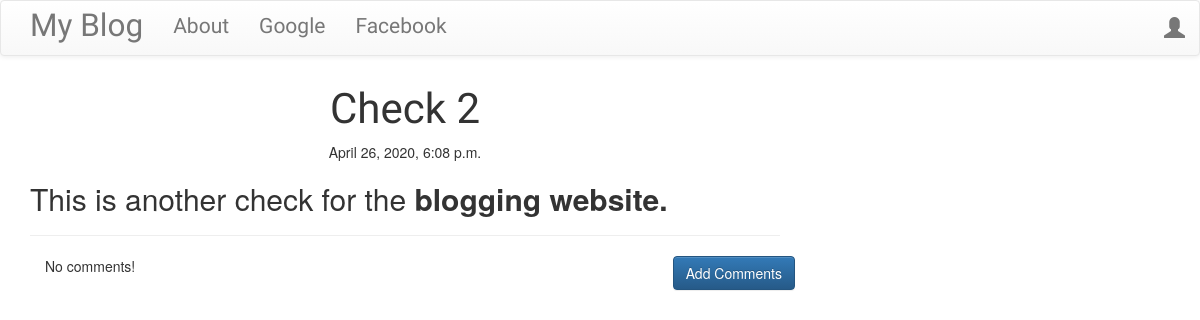
Page /27/ on the committed database.
### blog/models.py (models this page shows, shortened)
class Post(models.Model):
    author = models.ForeignKey('auth.User',on_delete=models.CASCADE)
    title = models.CharField(max_length = 200)
    text = models.TextField()
    created_date = models.DateTimeField(default = timezone.now)
    published_date = models.DateTimeField(blank = True,null = True)

### blog/views.py (the view)
# urls.py: path('<int:pk>/',views.PostDetailView.as_view(),name = 'post_detail'),
class PostDetailView(DetailView):
    model = Post

### blog/templates/blog/post_detail.html (shortened to what this page needs)
{% extends "blog/base.html"%}
{% block content %}
<h1 class = "posttitle loader">{{post.title}}</h1>
{%if post.published_date%}
<div class="date postdate">
  {{post.published_date}}
</div>
{%else%}
<a class="btn btn-default"  href="{% url 'post_publish' pk=post.pk%}">Publish</a>
{%endif%}
<p class="postcontent">{{post.text|safe|linebreaksbr}}</p>
<hr>
<a class="btn btn-primary btn-comment"href="{% url 'add_comment_to_post' pk=post.pk%}">Add Comments</a>
<div class="container">
  {% for comment in post.comments.all %}
  <br>
    {% if user.is_authenticated or comment.approve_comment %}
      {{comment.created_date}}
        {% if not comment.approve_comment %}
        <a class="btn btn-default"href="{% url 'comment_remove' pk=comment.pk%}">
        <span class="glyphicon glyphicon-remove"></span>
        </a>
        <a class="btn btn-primary"href="{% url 'comment_approve' pk=comment.pk%}">
        <span class="glyphicon glyphicon-ok"></span>
        </a>
        {%endif%}
          <p>{{comment.text|safe|linebreaksbr}}</p>
          <p>Posted By: {{comment.author}}</p>
    {% endif %}
    {%empty%}
    <p>No comments!</p>
  {%endfor%}
</div>
{% endblock %}

### blog/templates/blog.css (style rules this page uses)
.postdate { text-align: center; }
.posttitle { font-family: 'Comic Neue', cursive; font-size: 3em; text-align: center; }
.postcontent { font-family: 'Montserrat'; font-size: 1.5em; }
.btn-comment { position: absolute; right: 0px; }
.loader { filter:hue-rotate(0deg); color:linear-gradient(45deg,#0f8,#08f); animation:hue 10000ms infinite linear; }

### rows in the picture
Post: title "Check 2", published_date "April 26, 2020, 6:08 p.m.", text "This is another check for the blogging website."
